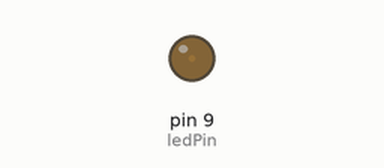
This sketch was run on a simulated Arduino Uno, built with avr-gcc and run on an emulated ATmega328P. Parts: output pins drawn as LEDs (lit = HIGH).

Above: at 0.05 s.
At 0.95 s:
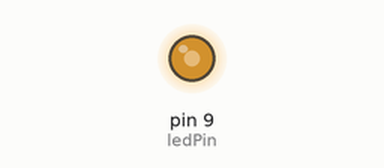
At 1.4 s:
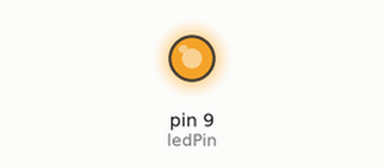
At 2.75 s:
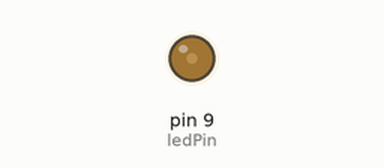
Timing chart, 0 to 7.0 s (numbered marks = the images above):
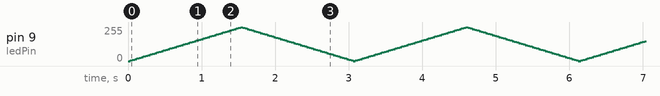

The sketch:

fading_led1.ino
```cpp
// C++ code
//'
int ledPin = 9;
int brightness = 0;
int fade = 5;
void setup()
{
  pinMode(ledPin, OUTPUT);
}

void loop()
{
analogWrite(ledPin, brightness);
    brightness = brightness + fade;

    if (brightness <= 0 || brightness >= 255) {
    fade = -fade;
  }
  delay(30);
}
```
